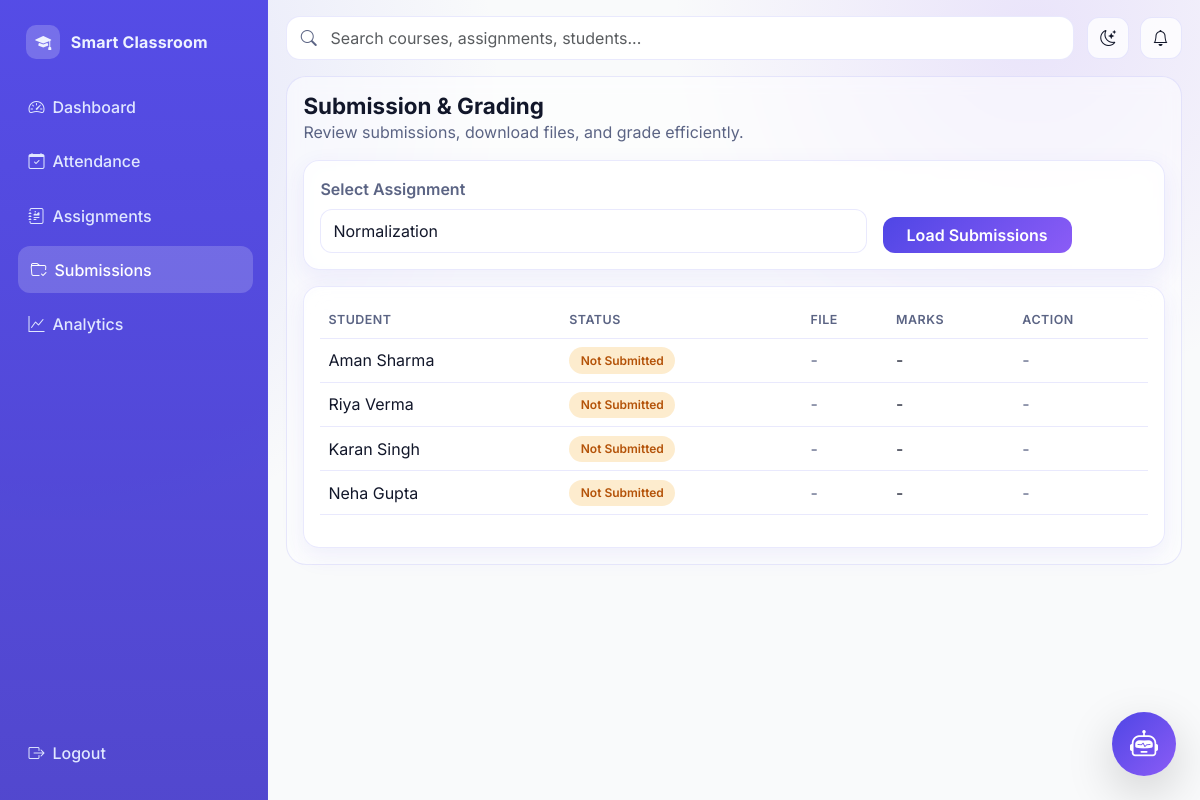
Screenshot of /teacher/submissions (signed in) with the database file from the repository.
### models/__init__.py (models this page shows, shortened)
class User(UserMixin, db.Model):
    id = db.Column(db.Integer, primary_key=True)
    name = db.Column(db.String(120), nullable=False)
    email = db.Column(db.String(120), unique=True, nullable=False, index=True)
    password = db.Column(db.String(255), nullable=False)
    role = db.Column(db.String(20), nullable=False)
    student_profile = db.relationship("StudentProfile", backref="user", uselist=False)
    teacher_profile = db.relationship("TeacherProfile", backref="user", uselist=False)

### routes/teacher_routes.py (the view)
@teacher_bp.route("/submissions")
@login_required
@role_required("Teacher")
def submissions():
    assignment_id = request.args.get("assignment_id", type=int)
    teacher_assignments = Assignment.query.filter_by(teacher_id=current_user.id).order_by(Assignment.deadline.desc()).all()
    selected_assignment = None
    if assignment_id:
        selected_assignment = Assignment.query.filter_by(id=assignment_id, teacher_id=current_user.id).first()
    elif teacher_assignments:
        selected_assignment = teacher_assignments[0]
    rows = []
    if selected_assignment:
        students = StudentProfile.query.all()
        for student in students:
            submission = Submission.query.filter_by(
                assignment_id=selected_assignment.id,
                student_id=student.user_id,
            ).first()
            status = "Not Submitted"
            if submission:
                status = submission.status
            rows.append({"student": student, "submission": submission, "status": status})
    return render_template(
        "teacher/submissions.html",
        assignments=teacher_assignments,
        selected_assignment=selected_assignment,
        rows=rows,
    )

### app.py (called while the page is built)
def create_app():
    app = Flask(__name__)
    app.config.from_object(Config)
    os.makedirs(app.config["UPLOAD_FOLDER"], exist_ok=True)
    db.init_app(app)
    bcrypt.init_app(app)
    login_manager.init_app(app)
    csrf.init_app(app)
    register_blueprints(app)
    @app.context_processor
    def inject_globals():
        return {"app_name": "College Management System"}
    with app.app_context():
        db.create_all()
    return app

### models/__init__.py (called while the page is built)
@login_manager.user_loader
def load_user(user_id):
    return User.query.get(int(user_id))

### templates/teacher/submissions.html
{% extends 'base.html' %} {% block title %} - Submissions{% endblock %} {% block
content %}
<section class="page-header">
  <div>
    <h1 class="page-title">Submission & Grading</h1>
    <p class="text-muted-soft mb-0">
      Review submissions, download files, and grade efficiently.
    </p>
  </div>
</section>
<article class="app-card p-3 mb-3">
  <form method="GET" class="row g-3 align-items-end">
    <div class="col-md-8">
      <label class="form-label">Select Assignment</label>
      <select name="assignment_id" class="form-select">
        {% for assignment in assignments %}
        <option
          value="{{ assignment.id }}"
          {% if selected_assignment and assignment.id == selected_assignment.id %}selected{% endif %}
        >
          {{ assignment.title }}
        </option>
        {% endfor %}
      </select>
    </div>
    <div class="col-md-4">
      <button class="btn btn-primary px-4">Load Submissions</button>
    </div>
  </form>
</article>
<article class="app-card p-3">
  <div class="table-responsive">
    <table class="table">
      <thead>
        <tr>
          <th>Student</th>
          <th>Status</th>
          <th>File</th>
          <th>Marks</th>
          <th>Action</th>
        </tr>
      </thead>
      <tbody>
        {% for row in rows %}
        <tr>
          <td>{{ row.student.user.name }}</td>
          <td>
            <span
              class="badge status-badge {{ 'pending' if row.status == 'Not Submitted' else ('late' if row.status == 'Late' else 'submitted') }}"
            >
              {{ row.status }}
            </span>
          </td>
          <td>
            {% if row.submission %}
            <a
              href="{{ url_for('core.download_file', filename=row.submission.file_path) }}"
              class="btn btn-soft btn-sm px-3"
              >Download</a
            >
            {% else %}
            <span class="text-muted-soft">-</span>
            {% endif %}
          </td>
          <td>
            {{ row.submission.marks if row.submission and row.submission.marks
            is not none else '-' }}
          </td>
          <td>
            {% if row.submission %}
            <a
              href="{{ url_for('teacher.grade_submission', submission_id=row.submission.id) }}"
              class="btn btn-primary btn-sm"
              >Grade</a
            >
            {% else %}
            <span class="text-muted-soft">-</span>
            {% endif %}
          </td>
        </tr>
        {% else %}
        <tr>
          <td colspan="5" class="text-center text-muted-soft">
            No submissions data.
          </td>
        </tr>
        {% endfor %}
      </tbody>
    </table>
  </div>
</article>
{% endblock %}

### static/css/styles.css (style rules this page uses)
:root { --bg: #f9fafb; --surface: rgba(255, 255, 255, 0.78); --surface-solid: #ffffff; --surface-muted: #f3f5fb; --text: #12172a; --text-soft: #5b6484; --primary: #4f46e5; --primary-2: #6366f1; --accent: #8b5cf6; --success: #16a34a; --danger: #ef4444; --warning: #f59e0b; --border: rgba(99, 102, 241, 0.14); --shadow-sm: 0 8px 24px rgba(79, 70, 229, 0.08); --shadow-md: 0 18px 44px rgba(31, 41, 55, 0.12); --radius-sm: 12px; --radius-md: 16px; --radius-lg: 20px; --transition: 240ms ease-in-out; }
* { box-sizing: border-box; }
html, body { margin: 0; padding: 0; min-height: 100%; font-family: "Inter", "Poppins", "Segoe UI", sans-serif; font-size: 16px; color: var(--text); background: radial-gradient( circle at 5% 12%, rgba(99, 102, 241, 0.16), transparent 33% ), radial-gradient( circle at 86% 4%, rgba(139, 92, 246, 0.14), transparent 28% ), var(--bg); }
.glass-card, .card, .app-card { border: 1px solid var(--border); background: var(--surface); backdrop-filter: blur(12px); border-radius: var(--radius-md); box-shadow: var(--shadow-sm); transition: transform var(--transition), box-shadow var(--transition), border-color var(--transition); }
.page-header { display: flex; align-items: center; justify-content: space-between; gap: 1rem; margin-bottom: 1rem; }
.page-title { margin: 0; font-size: 1.4rem; font-weight: 700; }
.text-muted-soft { color: var(--text-soft); }
.btn { border-radius: 12px; font-weight: 600; transition: all var(--transition); }
.btn-primary, .btn-success { border: none; background: linear-gradient(135deg, var(--primary), var(--accent)); }
.form-control, .form-select { border-radius: 12px; border: 1px solid var(--border); background: var(--surface-solid); color: var(--text); min-height: 44px; transition: border-color var(--transition), box-shadow var(--transition), transform var(--transition); }
.form-label { font-weight: 600; color: var(--text-soft); }
.table { --bs-table-bg: transparent; --bs-table-color: var(--text); }
.table > :not(caption) > * > * { border-bottom-color: var(--border); vertical-align: middle; }
.table thead th { color: var(--text-soft); font-weight: 600; text-transform: uppercase; letter-spacing: 0.04em; font-size: 0.78rem; }
.badge { border-radius: 999px; padding: 0.45rem 0.72rem; font-weight: 600; }
.status-badge.pending, .badge-pending { background: rgba(245, 158, 11, 0.2); color: #b45309; }

### rows the page displays
User: student.user.name "Aman Sharma"
User: student.user.name "Riya Verma"
User: student.user.name "Karan Singh"
User: student.user.name "Neha Gupta"

### other values shown
{{ label }} "Dashboard" "Attendance" "Assignments" "Submissions" "Analytics"
{{ row.status }} "Not Submitted" "Not Submitted" "Not Submitted" "Not Submitted"
form field assignment_id "Normalization"
